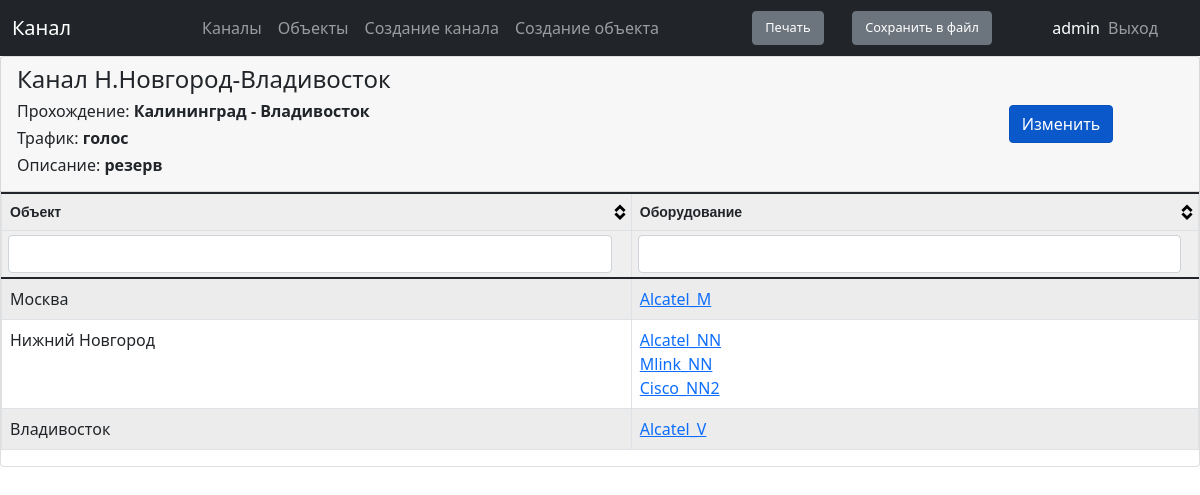
Page /scheme/20/channel_detail_view (signed in) on the committed database.
### scheme/models.py (models this page shows, shortened)
class Channels(models.Model):
    channel_name = models.CharField(max_length=300, unique=True, verbose_name='Наименование канала')
    object_a = models.CharField(max_length=100, verbose_name='Объект А')
    object_b = models.CharField(max_length=100, verbose_name='Объект Б')
    traffic = models.CharField(max_length=30, verbose_name='Трафик', blank=True)
    description = models.CharField(max_length=3000, verbose_name='Описание', blank=True)
    equipment_connect = models.ManyToManyField ('Equipment',
                        related_name='equipmentcon', verbose_name='Оборудование')
    class Meta:
            verbose_name = 'Канал'
            verbose_name_plural = 'Каналы'

class Locations(models.Model):
    location = models.CharField(max_length=100, unique=True, verbose_name='Название объекта')
    address = models.CharField(max_length=300, verbose_name='Адрес объекта', blank=True)
    class Meta:
        verbose_name = 'Объекты'
        verbose_name_plural = 'Объекты'
    def __str__(self):
        return self.location

class Equipment(models.Model):
    equipment = models.CharField(max_length=100, verbose_name='Оборудование')
    description = models.CharField(max_length=200, verbose_name='Описание', blank=True)
    locations_connect = models.ForeignKey('Locations', on_delete=models.PROTECT,
                        related_name='locationcon', verbose_name='Прохождение по оборудованию')
    class Meta:
        verbose_name = 'Оборудование'
        verbose_name_plural = 'Оборудование'

### scheme/views.py (the view)
# urls.py: path('<int:pk>/channel_detail_view', permission_required('scheme.view_channeldetailview')(views.ChannelDetailView.as_view()), name='url_channel_detail_view'),
class ChannelDetailView(DetailView):
    model = Channels
    template_name = 'scheme/channel_detail_view.html'
    context_object_name = 'channel_detail'

### scheme/templates/scheme/channel_detail_view.html (shortened to what this page needs)
{% extends 'main/index.html' %}
{% block title %} Канал {% endblock %}
{% block content %}
<div class="card ">
    <div class="card-header row align-items-center">
        <div class="col-10 text-right">
            <h4>{{channel_detail.channel_name}}</h4>
            <h6>Прохождение: <b>{{channel_detail.object_a}} - {{channel_detail.object_b}}</b></h6>
            <h6>Трафик: <b>{{channel_detail.traffic}}</b></h6>
            <h6>Описание: <b>{{channel_detail.description}}</b></h6>
        </div>
        <div class="col-2 align-items-start">
            <a href="{% url 'url_update_channel' channel_detail.id %}" class="btn btn-primary active" role="button" aria-pressed="true">Изменить</a>
        </div>
    </div>
    <table id='tblData'>
        <thead>
            <th>Объект</th>
            <th>Оборудование</th>
        </thead>
        <tbody>
            {% regroup channel_detail.equipment_connect.all by locations_connect as locations_list %}
            {% for locations_connect in locations_list %}
        <tr>
            <td>{{ locations_connect.grouper }}</td>
            <td>{% for equip  in locations_connect.list %} <a href="{% url 'url_equipment_detail_view' equip.id %}" >{{ equip.equipment }}</a><br>{% endfor %}</td>
        </tr>
        {%endfor%}
        </tbody>
    </table>
</div>
{% endblock%}
            {% regroup channel_detail.equipment_connect.all by locations_connect as locations_list %}

### main/templates/main/index.html (shortened to what this page needs)
{% load static %}
<!DOCTYPE html>
<html lang="en">
<head>
    <link rel="stylesheet" href="{% static 'main/bootstrap/css/bootstrap.css' %}">
    <link rel="stylesheet" href="{% static 'main/tablesorter/theme.bootstrap_4.min.css' %}">
</head>
<body>
  <nav class="navbar navbar-expand-lg navbar-dark bg-dark">
    <div class="container-fluid">
      <div class="col-md-3 fs-6">
      <a class="navbar-brand" href="#">{% block title %} Модуль {% endblock %}</a>
      </div>
      <div class="collapse navbar-collapse" id="navbarNavDropdown">
        <ul class="navbar-nav">
          <li class="nav-item">
            <a class="nav-link" href="{% url 'url_channels' %}">Каналы</a>
          </li>
          <li class="nav-item">
            <a class="nav-link" href="{% url 'url_locations' %}">Объекты</a>
          </li>
          <li class="nav-item">
            <a class="nav-link" href="{% url 'url_create_channel' %}">Создание канала</a>
          </li>
          <li class="nav-item">
            <a class="nav-link" href="{% url 'url_create_location' %}">Создание объекта</a>
          </li>
        </ul>
      </div>
    </div>
    <div class='col-md-1 text-right'>
      <button type="button" class="btn btn-secondary print" style="font-size : 0.80em">Печать</button>
    </div>
    <div class='col-md-2 text-right'>
      <button class="btn btn-secondary" style="font-size : 0.80em"  onclick="exportTableToExcel('tblData', 'export')">Сохранить в файл</button>
    </div>
    <div class="navbar-nav text-white" >
      {{request.user}}
    </div>
      <div class="col-md-1 navbar-nav text-right" >
      <a href="{% url 'logout' %}" class="nav-link" >Выход</a>
    </div>
  </nav>
{% block content %}
{% endblock%}
</body>
</html>

### rows in the picture
Channels: channel_name "Канал Н.Новгород-Владивосток", object_a "Калининград", object_b "Владивосток", traffic "голос", description "резерв"
Locations: grouper "Москва"
Equipment: equipment "Alcatel_M"
Locations: grouper "Нижний Новгород"
Equipment: equipment "Alcatel_NN"
Equipment: equipment "Mlink_NN"
Equipment: equipment "Cisco_NN2"
Locations: grouper "Владивосток"
Equipment: equipment "Alcatel_V"

### other values in the picture
{{ request.user }} "admin"
